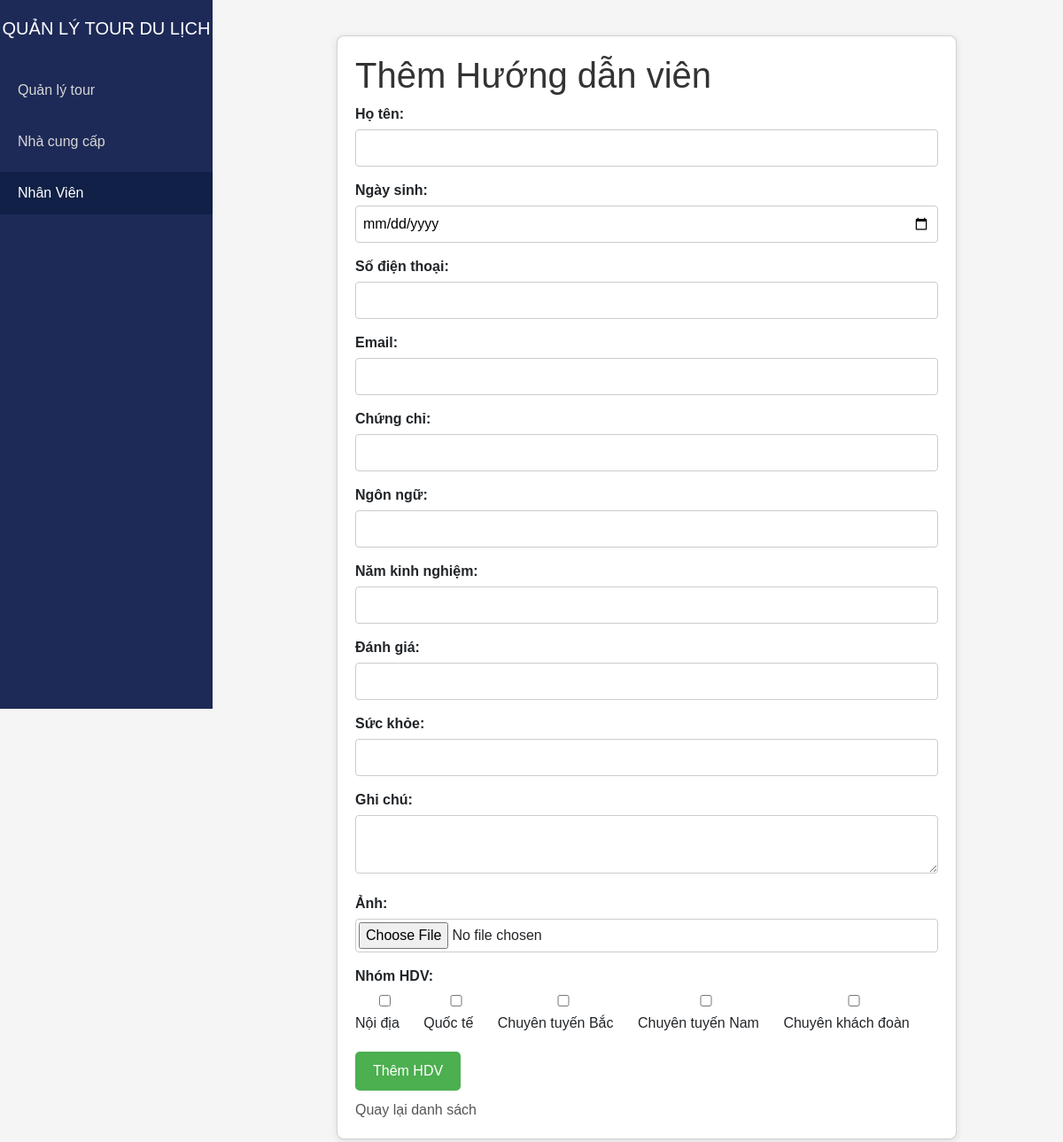
Screenshot of /base/index.php?action=hdvAdd with the database file from the repository.
### tables this page shows
CREATE TABLE `nhom_hdv` (
  `id` int NOT NULL,
  `ten_nhom` varchar(100) NOT NULL
);

### base/controllers/HdvController.php (called while the page is built, shortened)
<?php
require_once "models/HuongDanVien.php";
class HdvController
{
    private $hdv;
    public function __construct()
    {
        $this->hdv = new HuongDanVien();
    }
    public function create()
    {
        $groups = $this->hdv->getGroups();
        include "views/hdv/add.php";
        include "views/main.php";
    }
}

### base/index.php (called while the page is built, shortened)
<?php
require_once './routes/index.php';

### base/models/BaseModel.php (called while the page is built, shortened)
<?php
class BaseModel
{
    protected $pdo;
    public function __construct()
    {
        $dsn = sprintf(
            'mysql:host=%s;port=%s;dbname=%s;charset=utf8',
            DB_HOST,
            DB_PORT,
            DB_NAME
        );
        try {
            $this->pdo = new PDO($dsn, DB_USERNAME, DB_PASSWORD, DB_OPTIONS);
        } catch (PDOException $e) {
            die("Lỗi kết nối CSDL: " . $e->getMessage());
        }
    }
    public function queryAll($sql, $params = [])
    {
        $stmt = $this->pdo->prepare($sql);
        $stmt->execute($params);
        return $stmt->fetchAll(PDO::FETCH_ASSOC);
    }
}

### base/models/HuongDanVien.php (called while the page is built, shortened)
<?php
require_once "models/BaseModel.php";
class HuongDanVien extends BaseModel
{
    public function getGroups()
    {
        return $this->queryAll("SELECT * FROM nhom_hdv");
    }
}

### base/views/hdv/add.php (the view, shortened to what this page needs)
<div class="card">
    <h1>Thêm Hướng dẫn viên</h1>
    <form method="POST" action="index.php?action=hdvStore" enctype="multipart/form-data">
        <div class="form-group">
            <label>Họ tên:</label>
            <input type="text" name="ho_ten" required>
        </div>
        <div class="form-group">
            <label>Ngày sinh:</label>
            <input type="date" name="ngay_sinh" required>
        </div>
        <div class="form-group">
            <label>Số điện thoại:</label>
            <input type="text" name="so_dien_thoai">
        </div>
        <div class="form-group">
            <label>Email:</label>
            <input type="email" name="email">
        </div>
        <div class="form-group">
            <label>Chứng chỉ:</label>
            <input type="text" name="chung_chi">
        </div>
        <div class="form-group">
            <label>Ngôn ngữ:</label>
            <input type="text" name="ngon_ngu">
        </div>
        <div class="form-group">
            <label>Năm kinh nghiệm:</label>
            <input type="number" name="nam_kinh_nghiem" min="0">
        </div>
        <div class="form-group">
            <label>Đánh giá:</label>
            <input type="number" name="danh_gia" step="0.1" min="0" max="10">
        </div>
        <div class="form-group">
            <label>Sức khỏe:</label>
            <input type="text" name="suc_khoe">
        </div>
        <div class="form-group">
            <label>Ghi chú:</label>
            <textarea name="ghi_chu"></textarea>
        </div>
        <div class="form-group">
            <label>Ảnh:</label>
            <input type="file" name="anh" accept="image/*">
        </div>
        <div class="form-group">
            <label>Nhóm HDV:</label>
            <div class="checkbox-group">
                <?php foreach($groups as $group): ?>
                    <label><input type="checkbox" name="groups[]" value="<?= $group['id'] ?>"> <?= htmlspecialchars($group['ten_nhom']) ?></label>
                <?php endforeach; ?>
            </div>
        </div>
        <button type="submit">Thêm HDV</button>
    </form>
    <a href="index.php?action=hdvIndex">Quay lại danh sách</a>
</div>

### base/views/main.php (style rules this page uses)
body { background: #f6f8fc; }

### base/views/hdv/add.php (style rules this page uses)
body { font-family: Arial, sans-serif; margin: 20px; background: #f5f5f5; }
h1 { color: #333; }
.card { background: white; padding: 20px; border-radius: 8px; max-width: 700px; margin: auto; box-shadow: 0 2px 8px rgba(0,0,0,0.1); }
.form-group { margin-bottom: 15px; }
.form-group label { display: block; margin-bottom: 5px; font-weight: bold; }
.form-group input, .form-group textarea, .form-group select { width: 100%; padding: 8px; border: 1px solid #ccc; border-radius: 4px; }
.form-group input[type="file"] { padding: 3px; }
.checkbox-group { display: flex; flex-wrap: wrap; gap: 10px; }
.checkbox-group label { font-weight: normal; }
button { background: #4CAF50; color: white; padding: 10px 20px; border: none; border-radius: 5px; cursor: pointer; }
a { text-decoration: none; color: #555; margin-top: 10px; display: inline-block; }

### rows the page displays
nhom_hdv: ten_nhom "Nội địa"
nhom_hdv: ten_nhom "Quốc tế"
nhom_hdv: ten_nhom "Chuyên tuyến Bắc"
nhom_hdv: ten_nhom "Chuyên tuyến Nam"
nhom_hdv: ten_nhom "Chuyên khách đoàn"
